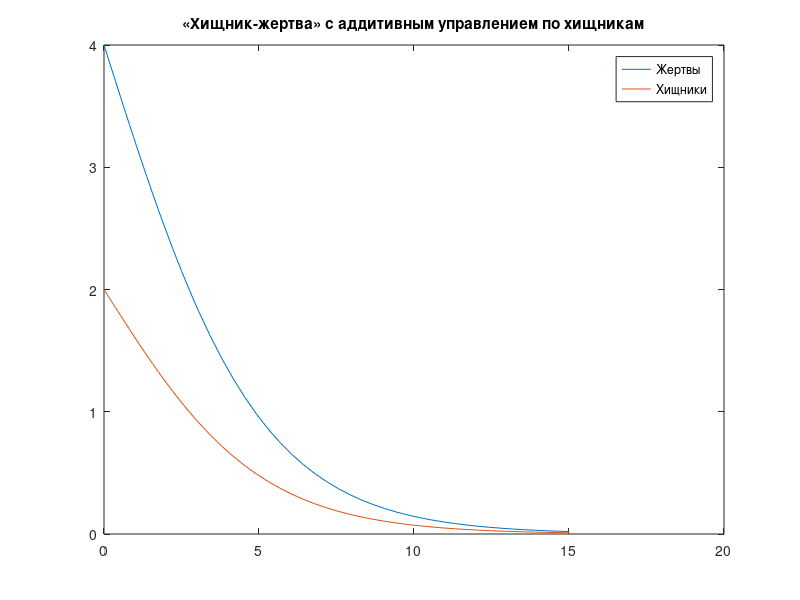

Here is the MATLAB script that generated this plot:
function pr3
y=[0 15];
[y,X]=ode45(@Func,y,[4; 2]);
plot(y,X(:,1), y,X(:,2));
title('«Хищник-жертва» с аддитивным управлением по хищникам');
legend('Жертвы','Хищники');
disp(['Жертв:     '  num2str(X(length(X)-1, 1))]);
disp(['Хищников: '  num2str(X(length(X)-1, 2))]);
disp(['Коэффициент р:   ' num2str(X(length(X)-1, 1)/X(length(X)-1, 2))]);
end 
 
function out=Func(~,x)
a1 = 0.1;
a2 = 0.4;
b1 = 0.4;
b2 = 0.05;
T = 1;
p = 2;
 
u = -a1.*x(1) + b1.*x(1).*x(2)- p.*a2.*x(2) + p.*b2.*x(1).*x(2) - ((x(1)-p.*x(2))/(T));
 
f1 = (a1.*x(1)-b1.*x(1).*x(2)+ u);
f2 = (-a2.*x(2)+b2.*x(1).*x(2));
 
out = [f1;f2];
end
